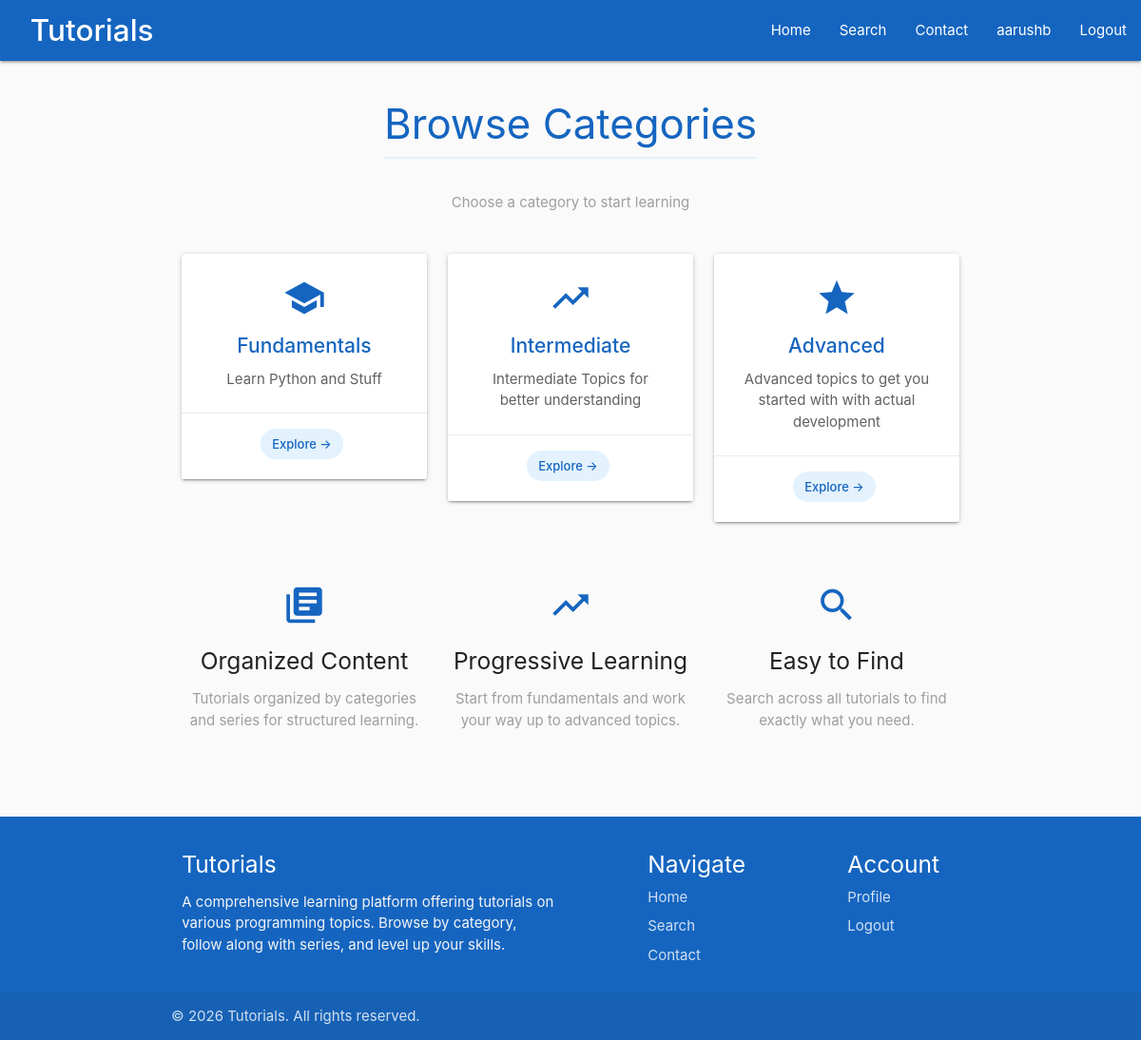
The app's page / (signed in) with its own data.
### main/models.py (models this page shows, shortened)
class TutorialCategory(models.Model):
	tutorial_category = models.CharField(max_length=200)
	category_summary = models.CharField(max_length=200)
	category_slug = models.CharField(max_length=200)
	class Meta:
		verbose_name_plural = "Categories"

### main/views.py (the view)
# urls.py: path('', views.homepage, name="homepage"),
def homepage(request):
	return render(request=request,
		          template_name="main/categories.html",
		          context={"categories": TutorialCategory.objects.all})

### main/templates/main/categories.html (shortened to what this page needs)
{% extends 'main/header.html' %}
{% block content %}
<div class="section">
    <div class="row">
        <div class="col s12 center-align">
            <h3 class="section-title" style="display: inline-block;">Browse Categories</h3>
            <p class="grey-text">Choose a category to start learning</p>
        </div>
    </div>
    <div class="row">
        {% for cat in categories %}
            <div class="col s12 m6 l4">
                <a href="{{ cat.category_slug }}" style="color: #000;">
                    <div class="card hoverable category-card">
                        <div class="card-content center-align">
                            <i class="material-icons">{% if forloop.counter == 1 %}school{% elif forloop.counter == 2 %}trending_up{% elif forloop.counter == 3 %}star{% else %}book{% endif %}</i>
                            <span class="card-title">{{ cat.tutorial_category }}</span>
                            <p>{{ cat.category_summary }}</p>
                        </div>
                        <div class="card-action center-align">
                            <span class="chip category-chip">Explore &rarr;</span>
                        </div>
                    </div>
                </a>
            </div>
        {% empty %}
            <div class="col s12 center-align">
                <p class="grey-text">No categories available yet. Check back soon!</p>
            </div>
        {% endfor %}
    </div>
</div>
<div class="section">
    <div class="row">
        <div class="col s12 m4 center-align">
            <i class="material-icons" style="font-size: 3rem; color: #1565c0;">library_books</i>
            <h5>Organized Content</h5>
            <p class="grey-text">Tutorials organized by categories and series for structured learning.</p>
        </div>
        <div class="col s12 m4 center-align">
            <i class="material-icons" style="font-size: 3rem; color: #1565c0;">trending_up</i>
            <h5>Progressive Learning</h5>
            <p class="grey-text">Start from fundamentals and work your way up to advanced topics.</p>
        </div>
        <div class="col s12 m4 center-align">
            <i class="material-icons" style="font-size: 3rem; color: #1565c0;">search</i>
            <h5>Easy to Find</h5>
            <p class="grey-text">Search across all tutorials to find exactly what you need.</p>
        </div>
    </div>
</div>
{% endblock %}

### main/templates/main/includes/navbar.html (shortened to what this page needs)
<nav>
    <div class="nav-wrapper">
        <a href="{% url 'main:homepage' %}" class="brand-logo">&nbsp; Tutorials</a>
        <ul id="nav-mobile" class="right hide-on-med-and-down">
            <li><a href="{% url 'main:homepage' %}">Home</a></li>
            <li><a href="{% url 'main:search' %}">Search</a></li>
            <li><a href="{% url 'main:contact' %}">Contact</a></li>
            {% if user.is_authenticated %}
                <li><a href="{% url 'main:account' %}">{{ user.username }}</a></li>
                <li><a href="{% url 'main:logout' %}">Logout</a></li>
            {% else %}
                <li><a href="{% url 'main:register' %}">Register</a></li>
                <li><a href="{% url 'main:login' %}">Login</a></li>
            {% endif %}
        </ul>
    </div>
</nav>

### main/static/main/css/style.css (style rules this page uses)
body { display: flex; min-height: 100vh; flex-direction: column; background-color: #fafafa; }
a { color: #1565c0; }
nav { background-color: #1565c0; }
nav .brand-logo { padding-left: 15px; font-weight: 500; }
nav ul li a { font-weight: 400; }
.card { border-radius: 4px; transition: box-shadow 0.3s ease, transform 0.2s ease; }
.card .card-title { font-weight: 500; color: #1565c0; }
.card .card-content p { color: #616161; }
.category-card .card-content { padding: 24px; }
.category-card .card-title { font-size: 1.4rem; margin-bottom: 8px; }
.category-card i.material-icons { font-size: 3rem; color: #1565c0; margin-bottom: 12px; display: block; }
.section-title { color: #1565c0; font-weight: 400; margin-bottom: 20px; padding-bottom: 10px; border-bottom: 2px solid #e3f2fd; }
.chip.category-chip { background-color: #e3f2fd; color: #1565c0; }

### records on screen
TutorialCategory: shows "school", tutorial_category "Fundamentals", category_summary "Learn Python and Stuff"
TutorialCategory: shows "trending_up", tutorial_category "Intermediate", category_summary "Intermediate Topics for better understanding"
TutorialCategory: shows "star", tutorial_category "Advanced", category_summary "Advanced topics to get you started with with actual development"

### other values on screen
{{ user.username }} "aarushb"
